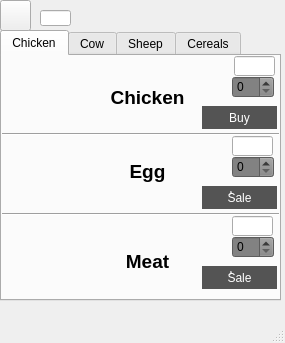
<?xml version="1.0" encoding="UTF-8"?>
<ui version="4.0">
 <class>shop</class>
 <widget class="QMainWindow" name="shop">
  <property name="geometry">
   <rect>
    <x>0</x>
    <y>0</y>
    <width>285</width>
    <height>343</height>
   </rect>
  </property>
  <property name="windowTitle">
   <string>MainWindow</string>
  </property>
  <property name="styleSheet">
   <string notr="true"/>
  </property>
  <widget class="QWidget" name="centralwidget">
   <widget class="QTabWidget" name="tabWidget">
    <property name="geometry">
     <rect>
      <x>0</x>
      <y>30</y>
      <width>281</width>
      <height>271</height>
     </rect>
    </property>
    <property name="styleSheet">
     <string notr="true"/>
    </property>
    <property name="inputMethodHints">
     <set>Qt::ImhNone</set>
    </property>
    <property name="tabPosition">
     <enum>QTabWidget::North</enum>
    </property>
    <property name="currentIndex">
     <number>0</number>
    </property>
    <widget class="QWidget" name="tab">
     <attribute name="title">
      <string>Chicken</string>
     </attribute>
     <widget class="QSpinBox" name="spinBox_chicken">
      <property name="geometry">
       <rect>
        <x>230</x>
        <y>20</y>
        <width>42</width>
        <height>22</height>
       </rect>
      </property>
      <property name="styleSheet">
       <string notr="true">background-color: rgb(130, 130, 130);</string>
      </property>
     </widget>
     <widget class="QLabel" name="label">
      <property name="geometry">
       <rect>
        <x>100</x>
        <y>30</y>
        <width>91</width>
        <height>21</height>
       </rect>
      </property>
      <property name="text">
       <string>&lt;html&gt;&lt;head/&gt;&lt;body&gt;&lt;p align=&quot;center&quot;&gt;&lt;span style=&quot; font-size:14pt; font-weight:600;&quot;&gt;Chicken&lt;/span&gt;&lt;/p&gt;&lt;/body&gt;&lt;/html&gt;</string>
      </property>
      <property name="textFormat">
       <enum>Qt::AutoText</enum>
      </property>
     </widget>
     <widget class="QLabel" name="label_2">
      <property name="geometry">
       <rect>
        <x>10</x>
        <y>10</y>
        <width>101</width>
        <height>51</height>
       </rect>
      </property>
      <property name="styleSheet">
       <string notr="true">image: url(:/new/prefix1/morg.png);</string>
      </property>
      <property name="text">
       <string/>
      </property>
     </widget>
     <widget class="Line" name="line">
      <property name="geometry">
       <rect>
        <x>0</x>
        <y>70</y>
        <width>281</width>
        <height>16</height>
       </rect>
      </property>
      <property name="orientation">
       <enum>Qt::Horizontal</enum>
      </property>
     </widget>
     <widget class="QSpinBox" name="spinBox_chicken_egg">
      <property name="geometry">
       <rect>
        <x>230</x>
        <y>100</y>
        <width>42</width>
        <height>22</height>
       </rect>
      </property>
      <property name="styleSheet">
       <string notr="true">
background-color: rgb(130, 130, 130);</string>
      </property>
     </widget>
     <widget class="QLabel" name="label_3">
      <property name="geometry">
       <rect>
        <x>10</x>
        <y>90</y>
        <width>101</width>
        <height>51</height>
       </rect>
      </property>
      <property name="styleSheet">
       <string notr="true">image: url(:/new/prefix1/5222963.png);</string>
      </property>
      <property name="text">
       <string/>
      </property>
     </widget>
     <widget class="QLabel" name="label_4">
      <property name="geometry">
       <rect>
        <x>100</x>
        <y>100</y>
        <width>91</width>
        <height>31</height>
       </rect>
      </property>
      <property name="text">
       <string>&lt;html&gt;&lt;head/&gt;&lt;body&gt;&lt;p align=&quot;center&quot;&gt;&lt;span style=&quot; font-size:14pt; font-weight:600;&quot;&gt;Egg&lt;/span&gt;&lt;/p&gt;&lt;/body&gt;&lt;/html&gt;</string>
      </property>
     </widget>
     <widget class="Line" name="line_2">
      <property name="geometry">
       <rect>
        <x>0</x>
        <y>150</y>
        <width>281</width>
        <height>16</height>
       </rect>
      </property>
      <property name="orientation">
       <enum>Qt::Horizontal</enum>
      </property>
     </widget>
     <widget class="QLabel" name="label_5">
      <property name="geometry">
       <rect>
        <x>10</x>
        <y>180</y>
        <width>101</width>
        <height>51</height>
       </rect>
      </property>
      <property name="styleSheet">
       <string notr="true">image: url(:/new/prefix1/images.png);</string>
      </property>
      <property name="text">
       <string/>
      </property>
     </widget>
     <widget class="QSpinBox" name="spinBox_chickn_mat">
      <property name="geometry">
       <rect>
        <x>230</x>
        <y>180</y>
        <width>42</width>
        <height>22</height>
       </rect>
      </property>
      <property name="styleSheet">
       <string notr="true">
background-color: rgb(130, 130, 130);</string>
      </property>
     </widget>
     <widget class="QLabel" name="label_6">
      <property name="geometry">
       <rect>
        <x>110</x>
        <y>190</y>
        <width>71</width>
        <height>31</height>
       </rect>
      </property>
      <property name="text">
       <string>&lt;html&gt;&lt;head/&gt;&lt;body&gt;&lt;p align=&quot;center&quot;&gt;&lt;span style=&quot; font-size:14pt; font-weight:600;&quot;&gt;Meat&lt;/span&gt;&lt;/p&gt;&lt;/body&gt;&lt;/html&gt;</string>
      </property>
     </widget>
     <widget class="Line" name="line_8">
      <property name="geometry">
       <rect>
        <x>0</x>
        <y>250</y>
        <width>281</width>
        <height>16</height>
       </rect>
      </property>
      <property name="orientation">
       <enum>Qt::Horizontal</enum>
      </property>
     </widget>
     <widget class="QPushButton" name="pushButton_chicken">
      <property name="geometry">
       <rect>
        <x>200</x>
        <y>50</y>
        <width>75</width>
        <height>23</height>
       </rect>
      </property>
      <property name="styleSheet">
       <string notr="true">QPushButton{
	color: rgb(255, 255, 255);
	
	background-color: rgb(84, 84, 84);
border :1px solit;
border-radiux:3px;
}
QPushButton:hover{
	
	color: rgb(255, 255, 255);
	background-color: rgb(57, 143, 0);
}</string>
      </property>
      <property name="text">
       <string>Buy</string>
      </property>
     </widget>
     <widget class="QPushButton" name="pushButton_chicken_egg">
      <property name="geometry">
       <rect>
        <x>200</x>
        <y>130</y>
        <width>75</width>
        <height>23</height>
       </rect>
      </property>
      <property name="styleSheet">
       <string notr="true">QPushButton{
	color: rgb(255, 255, 255);
	
	background-color: rgb(84, 84, 84);
border :1px solit;
border-radiux:3px;
}
QPushButton:hover{
	
	color: rgb(255, 255, 255);
	background-color: rgb(57, 143, 0);
}</string>
      </property>
      <property name="text">
       <string>ُSale</string>
      </property>
     </widget>
     <widget class="QPushButton" name="pushButton_chickn_mat">
      <property name="geometry">
       <rect>
        <x>200</x>
        <y>210</y>
        <width>75</width>
        <height>23</height>
       </rect>
      </property>
      <property name="styleSheet">
       <string notr="true">QPushButton{
	color: rgb(255, 255, 255);
	
	background-color: rgb(84, 84, 84);
border :1px solit;
border-radiux:3px;
}
QPushButton:hover{
	
	color: rgb(255, 255, 255);
	background-color: rgb(57, 143, 0);
}</string>
      </property>
      <property name="text">
       <string>ُSale</string>
      </property>
     </widget>
     <widget class="QLineEdit" name="lineEdit_chicken">
      <property name="geometry">
       <rect>
        <x>232</x>
        <y>0</y>
        <width>41</width>
        <height>20</height>
       </rect>
      </property>
     </widget>
     <widget class="QLineEdit" name="lineEdit_chicken_egg">
      <property name="geometry">
       <rect>
        <x>230</x>
        <y>80</y>
        <width>41</width>
        <height>20</height>
       </rect>
      </property>
     </widget>
     <widget class="QLineEdit" name="lineEdit_chickn_mat">
      <property name="geometry">
       <rect>
        <x>230</x>
        <y>160</y>
        <width>41</width>
        <height>20</height>
       </rect>
      </property>
     </widget>
    </widget>
    <widget class="QWidget" name="tab_2">
     <attribute name="title">
      <string>Cow</string>
     </attribute>
     <widget class="QLabel" name="label_13">
      <property name="geometry">
       <rect>
        <x>10</x>
        <y>10</y>
        <width>101</width>
        <height>51</height>
       </rect>
      </property>
      <property name="styleSheet">
       <string notr="true">image: url(:/new/prefix1/cow.png);</string>
      </property>
      <property name="text">
       <string/>
      </property>
     </widget>
     <widget class="QLabel" name="label_14">
      <property name="geometry">
       <rect>
        <x>100</x>
        <y>30</y>
        <width>91</width>
        <height>21</height>
       </rect>
      </property>
      <property name="text">
       <string>&lt;html&gt;&lt;head/&gt;&lt;body&gt;&lt;p align=&quot;center&quot;&gt;&lt;span style=&quot; font-size:14pt; font-weight:600;&quot;&gt;Cow&lt;/span&gt;&lt;/p&gt;&lt;/body&gt;&lt;/html&gt;</string>
      </property>
      <property name="textFormat">
       <enum>Qt::AutoText</enum>
      </property>
     </widget>
     <widget class="QSpinBox" name="spinBox_cow">
      <property name="geometry">
       <rect>
        <x>230</x>
        <y>20</y>
        <width>42</width>
        <height>22</height>
       </rect>
      </property>
      <property name="styleSheet">
       <string notr="true">background-color: rgb(130, 130, 130);</string>
      </property>
     </widget>
     <widget class="Line" name="line_5">
      <property name="geometry">
       <rect>
        <x>-10</x>
        <y>70</y>
        <width>281</width>
        <height>16</height>
       </rect>
      </property>
      <property name="orientation">
       <enum>Qt::Horizontal</enum>
      </property>
     </widget>
     <widget class="QLabel" name="label_15">
      <property name="geometry">
       <rect>
        <x>10</x>
        <y>90</y>
        <width>101</width>
        <height>51</height>
       </rect>
      </property>
      <property name="styleSheet">
       <string notr="true">image: url(:/new/prefix1/link.png);</string>
      </property>
      <property name="text">
       <string/>
      </property>
     </widget>
     <widget class="QLabel" name="label_16">
      <property name="geometry">
       <rect>
        <x>100</x>
        <y>110</y>
        <width>91</width>
        <height>21</height>
       </rect>
      </property>
      <property name="text">
       <string>&lt;html&gt;&lt;head/&gt;&lt;body&gt;&lt;p align=&quot;center&quot;&gt;&lt;span style=&quot; font-size:14pt; font-weight:600;&quot;&gt;Milk&lt;/span&gt;&lt;/p&gt;&lt;/body&gt;&lt;/html&gt;</string>
      </property>
      <property name="textFormat">
       <enum>Qt::AutoText</enum>
      </property>
     </widget>
     <widget class="Line" name="line_6">
      <property name="geometry">
       <rect>
        <x>0</x>
        <y>150</y>
        <width>281</width>
        <height>16</height>
       </rect>
      </property>
      <property name="orientation">
       <enum>Qt::Horizontal</enum>
      </property>
     </widget>
     <widget class="QLabel" name="label_17">
      <property name="geometry">
       <rect>
        <x>10</x>
        <y>180</y>
        <width>101</width>
        <height>51</height>
       </rect>
      </property>
      <property name="styleSheet">
       <string notr="true">image: url(:/new/prefix1/meat.png);</string>
      </property>
      <property name="text">
       <string/>
      </property>
     </widget>
     <widget class="QLabel" name="label_18">
      <property name="geometry">
       <rect>
        <x>100</x>
        <y>190</y>
        <width>91</width>
        <height>21</height>
       </rect>
      </property>
      <property name="text">
       <string>&lt;html&gt;&lt;head/&gt;&lt;body&gt;&lt;p align=&quot;center&quot;&gt;&lt;span style=&quot; font-size:14pt; font-weight:600;&quot;&gt;Meat&lt;/span&gt;&lt;/p&gt;&lt;/body&gt;&lt;/html&gt;</string>
      </property>
      <property name="textFormat">
       <enum>Qt::AutoText</enum>
      </property>
     </widget>
     <widget class="QSpinBox" name="spinBox_cow_milk">
      <property name="geometry">
       <rect>
        <x>230</x>
        <y>100</y>
        <width>42</width>
        <height>22</height>
       </rect>
      </property>
      <property name="styleSheet">
       <string notr="true">background-color: rgb(130, 130, 130);</string>
      </property>
     </widget>
     <widget class="QSpinBox" name="spinBox_cow_mat">
      <property name="geometry">
       <rect>
        <x>230</x>
        <y>180</y>
        <width>42</width>
        <height>22</height>
       </rect>
      </property>
      <property name="styleSheet">
       <string notr="true">background-color: rgb(130, 130, 130);</string>
      </property>
     </widget>
     <widget class="Line" name="line_7">
      <property name="geometry">
       <rect>
        <x>0</x>
        <y>250</y>
        <width>281</width>
        <height>16</height>
       </rect>
      </property>
      <property name="orientation">
       <enum>Qt::Horizontal</enum>
      </property>
     </widget>
     <widget class="QPushButton" name="pushButton_cow">
      <property name="geometry">
       <rect>
        <x>200</x>
        <y>50</y>
        <width>75</width>
        <height>23</height>
       </rect>
      </property>
      <property name="styleSheet">
       <string notr="true">QPushButton{
	color: rgb(255, 255, 255);
	
	background-color: rgb(84, 84, 84);
border :1px solit;
border-radiux:3px;
}
QPushButton:hover{
	
	color: rgb(255, 255, 255);
	background-color: rgb(57, 143, 0);
}</string>
      </property>
      <property name="text">
       <string>Buy</string>
      </property>
     </widget>
     <widget class="QPushButton" name="pushButton_cow_milk">
      <property name="geometry">
       <rect>
        <x>200</x>
        <y>130</y>
        <width>75</width>
        <height>23</height>
       </rect>
      </property>
      <property name="styleSheet">
       <string notr="true">QPushButton{
	color: rgb(255, 255, 255);
	
	background-color: rgb(84, 84, 84);
border :1px solit;
border-radiux:3px;
}
QPushButton:hover{
	
	color: rgb(255, 255, 255);
	background-color: rgb(57, 143, 0);
}</string>
      </property>
      <property name="text">
       <string>ُSale</string>
      </property>
     </widget>
     <widget class="QPushButton" name="pushButton_cow_mat">
      <property name="geometry">
       <rect>
        <x>200</x>
        <y>210</y>
        <width>75</width>
        <height>23</height>
       </rect>
      </property>
      <property name="styleSheet">
       <string notr="true">QPushButton{
	color: rgb(255, 255, 255);
	
	background-color: rgb(84, 84, 84);
border :1px solit;
border-radiux:3px;
}
QPushButton:hover{
	
	color: rgb(255, 255, 255);
	background-color: rgb(57, 143, 0);
}</string>
      </property>
      <property name="text">
       <string>ُSale</string>
      </property>
     </widget>
     <widget class="QLineEdit" name="lineEdit_cow">
      <property name="geometry">
       <rect>
        <x>230</x>
        <y>0</y>
        <width>41</width>
        <height>20</height>
       </rect>
      </property>
     </widget>
     <widget class="QLineEdit" name="lineEdit_cow_milk">
      <property name="geometry">
       <rect>
        <x>230</x>
        <y>80</y>
        <width>41</width>
        <height>20</height>
       </rect>
      </property>
     </widget>
     <widget class="QLineEdit" name="lineEdit_cow_mat">
      <property name="geometry">
       <rect>
        <x>230</x>
        <y>160</y>
        <width>41</width>
        <height>20</height>
       </rect>
      </property>
     </widget>
    </widget>
    <widget class="QWidget" name="tab_3">
     <attribute name="title">
      <string>Sheep</string>
     </attribute>
     <widget class="QLabel" name="label_19">
      <property name="geometry">
       <rect>
        <x>10</x>
        <y>10</y>
        <width>101</width>
        <height>51</height>
       </rect>
      </property>
      <property name="styleSheet">
       <string notr="true">image: url(:/new/prefix1/sheep.png);</string>
      </property>
      <property name="text">
       <string/>
      </property>
     </widget>
     <widget class="QLabel" name="label_20">
      <property name="geometry">
       <rect>
        <x>100</x>
        <y>30</y>
        <width>91</width>
        <height>21</height>
       </rect>
      </property>
      <property name="text">
       <string>&lt;html&gt;&lt;head/&gt;&lt;body&gt;&lt;p align=&quot;center&quot;&gt;&lt;span style=&quot; font-size:14pt; font-weight:600;&quot;&gt;Sheep&lt;/span&gt;&lt;/p&gt;&lt;/body&gt;&lt;/html&gt;</string>
      </property>
      <property name="textFormat">
       <enum>Qt::AutoText</enum>
      </property>
     </widget>
     <widget class="QSpinBox" name="spinBox_sheep">
      <property name="geometry">
       <rect>
        <x>230</x>
        <y>20</y>
        <width>42</width>
        <height>22</height>
       </rect>
      </property>
      <property name="styleSheet">
       <string notr="true">background-color: rgb(130, 130, 130);</string>
      </property>
     </widget>
     <widget class="Line" name="line_9">
      <property name="geometry">
       <rect>
        <x>0</x>
        <y>70</y>
        <width>281</width>
        <height>16</height>
       </rect>
      </property>
      <property name="orientation">
       <enum>Qt::Horizontal</enum>
      </property>
     </widget>
     <widget class="QLabel" name="label_21">
      <property name="geometry">
       <rect>
        <x>10</x>
        <y>90</y>
        <width>101</width>
        <height>51</height>
       </rect>
      </property>
      <property name="styleSheet">
       <string notr="true">image: url(:/new/prefix1/link.png);</string>
      </property>
      <property name="text">
       <string/>
      </property>
     </widget>
     <widget class="QLabel" name="label_22">
      <property name="geometry">
       <rect>
        <x>100</x>
        <y>110</y>
        <width>91</width>
        <height>21</height>
       </rect>
      </property>
      <property name="text">
       <string>&lt;html&gt;&lt;head/&gt;&lt;body&gt;&lt;p align=&quot;center&quot;&gt;&lt;span style=&quot; font-size:14pt; font-weight:600;&quot;&gt;Milk&lt;/span&gt;&lt;/p&gt;&lt;/body&gt;&lt;/html&gt;</string>
      </property>
      <property name="textFormat">
       <enum>Qt::AutoText</enum>
      </property>
     </widget>
     <widget class="QSpinBox" name="spinBox_sheep_milk">
      <property name="geometry">
       <rect>
        <x>230</x>
        <y>100</y>
        <width>42</width>
        <height>22</height>
       </rect>
      </property>
      <property name="styleSheet">
       <string notr="true">background-color: rgb(130, 130, 130);</string>
      </property>
     </widget>
     <widget class="Line" name="line_10">
      <property name="geometry">
       <rect>
        <x>0</x>
        <y>150</y>
        <width>281</width>
        <height>16</height>
       </rect>
      </property>
      <property name="orientation">
       <enum>Qt::Horizontal</enum>
      </property>
     </widget>
     <widget class="QLabel" name="label_23">
      <property name="geometry">
       <rect>
        <x>10</x>
        <y>180</y>
        <width>101</width>
        <height>51</height>
       </rect>
      </property>
      <property name="styleSheet">
       <string notr="true">image: url(:/new/prefix1/meat.png);</string>
      </property>
      <property name="text">
       <string/>
      </property>
     </widget>
     <widget class="QLabel" name="label_24">
      <property name="geometry">
       <rect>
        <x>100</x>
        <y>190</y>
        <width>91</width>
        <height>21</height>
       </rect>
      </property>
      <property name="text">
       <string>&lt;html&gt;&lt;head/&gt;&lt;body&gt;&lt;p align=&quot;center&quot;&gt;&lt;span style=&quot; font-size:14pt; font-weight:600;&quot;&gt;Meat&lt;/span&gt;&lt;/p&gt;&lt;/body&gt;&lt;/html&gt;</string>
      </property>
      <property name="textFormat">
       <enum>Qt::AutoText</enum>
      </property>
     </widget>
     <widget class="QSpinBox" name="spinBox_sheep_mat">
      <property name="geometry">
       <rect>
        <x>230</x>
        <y>180</y>
        <width>42</width>
        <height>22</height>
       </rect>
      </property>
      <property name="styleSheet">
       <string notr="true">background-color: rgb(130, 130, 130);</string>
      </property>
     </widget>
     <widget class="QPushButton" name="pushButton_sheep">
      <property name="geometry">
       <rect>
        <x>200</x>
        <y>50</y>
        <width>75</width>
        <height>23</height>
       </rect>
      </property>
      <property name="styleSheet">
       <string notr="true">QPushButton{
	color: rgb(255, 255, 255);
	
	background-color: rgb(84, 84, 84);
border :1px solit;
border-radiux:3px;
}
QPushButton:hover{
	
	color: rgb(255, 255, 255);
	background-color: rgb(57, 143, 0);
}</string>
      </property>
      <property name="text">
       <string>Buy</string>
      </property>
     </widget>
     <widget class="QPushButton" name="pushButton_sheep_milk">
      <property name="geometry">
       <rect>
        <x>200</x>
        <y>130</y>
        <width>75</width>
        <height>23</height>
       </rect>
      </property>
      <property name="styleSheet">
       <string notr="true">QPushButton{
	color: rgb(255, 255, 255);
	
	background-color: rgb(84, 84, 84);
border :1px solit;
border-radiux:3px;
}
QPushButton:hover{
	
	color: rgb(255, 255, 255);
	background-color: rgb(57, 143, 0);
}</string>
      </property>
      <property name="text">
       <string>ُSale</string>
      </property>
     </widget>
     <widget class="QPushButton" name="pushButton_sheep_mat">
      <property name="geometry">
       <rect>
        <x>200</x>
        <y>210</y>
        <width>75</width>
        <height>23</height>
       </rect>
      </property>
      <property name="styleSheet">
       <string notr="true">QPushButton{
	color: rgb(255, 255, 255);
	
	background-color: rgb(84, 84, 84);
border :1px solit;
border-radiux:3px;
}
QPushButton:hover{
	
	color: rgb(255, 255, 255);
	background-color: rgb(57, 143, 0);
}</string>
      </property>
      <property name="text">
       <string>ُSale</string>
      </property>
     </widget>
     <widget class="QLineEdit" name="lineEdit_sheep">
      <property name="geometry">
       <rect>
        <x>230</x>
        <y>0</y>
        <width>41</width>
        <height>20</height>
       </rect>
      </property>
     </widget>
     <widget class="QLineEdit" name="lineEdit_sheep_milk">
      <property name="geometry">
       <rect>
        <x>230</x>
        <y>80</y>
        <width>41</width>
        <height>20</height>
       </rect>
      </property>
     </widget>
     <widget class="QLineEdit" name="lineEdit_sheep_mat">
      <property name="geometry">
       <rect>
        <x>230</x>
        <y>160</y>
        <width>41</width>
        <height>20</height>
       </rect>
      </property>
     </widget>
    </widget>
    <widget class="QWidget" name="tab_4">
     <attribute name="title">
      <string>Cereals</string>
     </attribute>
     <widget class="QLabel" name="label_25">
      <property name="geometry">
       <rect>
        <x>10</x>
        <y>20</y>
        <width>101</width>
        <height>81</height>
       </rect>
      </property>
      <property name="styleSheet">
       <string notr="true">image: url(:/new/prefix1/gandom.png);</string>
      </property>
      <property name="text">
       <string/>
      </property>
     </widget>
     <widget class="QLabel" name="label_26">
      <property name="geometry">
       <rect>
        <x>10</x>
        <y>150</y>
        <width>101</width>
        <height>81</height>
       </rect>
      </property>
      <property name="styleSheet">
       <string notr="true">image: url(:/new/prefix1/zory.png);</string>
      </property>
      <property name="text">
       <string/>
      </property>
     </widget>
     <widget class="QLabel" name="label_27">
      <property name="geometry">
       <rect>
        <x>110</x>
        <y>40</y>
        <width>91</width>
        <height>31</height>
       </rect>
      </property>
      <property name="text">
       <string>&lt;html&gt;&lt;head/&gt;&lt;body&gt;&lt;p align=&quot;center&quot;&gt;&lt;span style=&quot; font-size:14pt; font-weight:600;&quot;&gt;wheat&lt;/span&gt;&lt;/p&gt;&lt;/body&gt;&lt;/html&gt;</string>
      </property>
     </widget>
     <widget class="QSpinBox" name="spinBox_wheat">
      <property name="geometry">
       <rect>
        <x>180</x>
        <y>70</y>
        <width>42</width>
        <height>22</height>
       </rect>
      </property>
      <property name="styleSheet">
       <string notr="true">background-color: rgb(130, 130, 130);</string>
      </property>
     </widget>
     <widget class="QSpinBox" name="spinBox_cron">
      <property name="geometry">
       <rect>
        <x>180</x>
        <y>180</y>
        <width>42</width>
        <height>22</height>
       </rect>
      </property>
      <property name="styleSheet">
       <string notr="true">background-color: rgb(130, 130, 130);</string>
      </property>
     </widget>
     <widget class="Line" name="line_11">
      <property name="geometry">
       <rect>
        <x>0</x>
        <y>120</y>
        <width>281</width>
        <height>16</height>
       </rect>
      </property>
      <property name="orientation">
       <enum>Qt::Horizontal</enum>
      </property>
     </widget>
     <widget class="QLabel" name="label_28">
      <property name="geometry">
       <rect>
        <x>110</x>
        <y>130</y>
        <width>91</width>
        <height>31</height>
       </rect>
      </property>
      <property name="text">
       <string>&lt;html&gt;&lt;head/&gt;&lt;body&gt;&lt;p align=&quot;center&quot;&gt;&lt;span style=&quot; font-size:14pt; font-weight:600;&quot;&gt;corn&lt;/span&gt;&lt;/p&gt;&lt;/body&gt;&lt;/html&gt;</string>
      </property>
     </widget>
     <widget class="QPushButton" name="pushButton_wheat_buy">
      <property name="geometry">
       <rect>
        <x>200</x>
        <y>100</y>
        <width>75</width>
        <height>23</height>
       </rect>
      </property>
      <property name="styleSheet">
       <string notr="true">QPushButton{
	color: rgb(255, 255, 255);
	
	background-color: rgb(84, 84, 84);
border :1px solit;
border-radiux:3px;
}
QPushButton:hover{
	
	color: rgb(255, 255, 255);
	background-color: rgb(57, 143, 0);
}</string>
      </property>
      <property name="text">
       <string>Buy</string>
      </property>
     </widget>
     <widget class="QPushButton" name="pushButton_cron_buy">
      <property name="geometry">
       <rect>
        <x>200</x>
        <y>210</y>
        <width>75</width>
        <height>23</height>
       </rect>
      </property>
      <property name="styleSheet">
       <string notr="true">QPushButton{
	color: rgb(255, 255, 255);
	
	background-color: rgb(84, 84, 84);
border :1px solit;
border-radiux:3px;
}
QPushButton:hover{
	
	color: rgb(255, 255, 255);
	background-color: rgb(57, 143, 0);
}</string>
      </property>
      <property name="text">
       <string>Buy</string>
      </property>
     </widget>
     <widget class="QLineEdit" name="lineEdit_wheat_buy">
      <property name="geometry">
       <rect>
        <x>230</x>
        <y>70</y>
        <width>41</width>
        <height>20</height>
       </rect>
      </property>
     </widget>
     <widget class="QLineEdit" name="lineEdit_cron_buy">
      <property name="geometry">
       <rect>
        <x>230</x>
        <y>180</y>
        <width>41</width>
        <height>20</height>
       </rect>
      </property>
     </widget>
     <widget class="QPushButton" name="pushButton_wheat_sale">
      <property name="geometry">
       <rect>
        <x>110</x>
        <y>100</y>
        <width>75</width>
        <height>23</height>
       </rect>
      </property>
      <property name="styleSheet">
       <string notr="true">QPushButton{
	color: rgb(255, 255, 255);
	
	background-color: rgb(84, 84, 84);
border :1px solit;
border-radiux:3px;
}
QPushButton:hover{
	
	color: rgb(255, 255, 255);
	background-color: rgb(57, 143, 0);
}</string>
      </property>
      <property name="text">
       <string>Sale</string>
      </property>
     </widget>
     <widget class="QPushButton" name="pushButton_cron_sale">
      <property name="geometry">
       <rect>
        <x>120</x>
        <y>210</y>
        <width>75</width>
        <height>23</height>
       </rect>
      </property>
      <property name="styleSheet">
       <string notr="true">QPushButton{
	color: rgb(255, 255, 255);
	
	background-color: rgb(84, 84, 84);
border :1px solit;
border-radiux:3px;
}
QPushButton:hover{
	
	color: rgb(255, 255, 255);
	background-color: rgb(57, 143, 0);
}</string>
      </property>
      <property name="text">
       <string>Sale</string>
      </property>
     </widget>
     <widget class="QLineEdit" name="lineEdit_cron_sale">
      <property name="geometry">
       <rect>
        <x>120</x>
        <y>180</y>
        <width>41</width>
        <height>20</height>
       </rect>
      </property>
     </widget>
     <widget class="QLineEdit" name="lineEdit_wheat_sale">
      <property name="geometry">
       <rect>
        <x>110</x>
        <y>70</y>
        <width>41</width>
        <height>20</height>
       </rect>
      </property>
     </widget>
    </widget>
   </widget>
   <widget class="QLineEdit" name="lineEdit_coins">
    <property name="geometry">
     <rect>
      <x>40</x>
      <y>10</y>
      <width>31</width>
      <height>16</height>
     </rect>
    </property>
   </widget>
   <widget class="QPushButton" name="pushButton_2">
    <property name="geometry">
     <rect>
      <x>0</x>
      <y>0</y>
      <width>31</width>
      <height>31</height>
     </rect>
    </property>
    <property name="styleSheet">
     <string notr="true">border-image: url(:/new/prefix1/download (1).jpg);</string>
    </property>
    <property name="text">
     <string/>
    </property>
   </widget>
  </widget>
  <widget class="QMenuBar" name="menubar">
   <property name="geometry">
    <rect>
     <x>0</x>
     <y>0</y>
     <width>285</width>
     <height>21</height>
    </rect>
   </property>
  </widget>
  <widget class="QStatusBar" name="statusbar"/>
 </widget>
 <resources/>
 <connections/>
</ui>
